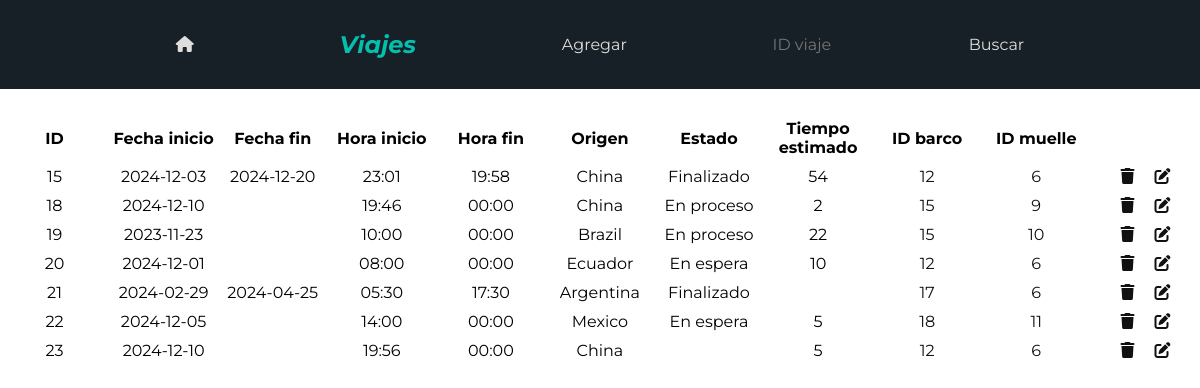
Page /views/viaje.php (signed in) on the committed database.
### tables this page shows
CREATE TABLE `viaje` (
  `id_viaje` int(11) NOT NULL,
  `fecha_inicio_viaje` date DEFAULT NULL,
  `fecha_fin_viaje` date DEFAULT NULL,
  `hora_inicio_viaje` time(6) DEFAULT NULL,
  `hora_fin_viaje` time(6) DEFAULT NULL,
  `origen_viaje` varchar(30) DEFAULT NULL,
  `estado_viaje` varchar(20) DEFAULT NULL,
  `tiempo_estimado_viaje` varchar(10) DEFAULT NULL,
  `id_barco` int(11) DEFAULT NULL,
  `id_muelle` int(11) DEFAULT NULL
);

### views/viaje.php (the view, shortened to what this page needs)
<?php
$con = connection();
if($_SESSION["tipo"]=="trabajador"){
    $sql1 = "SELECT * FROM viaje".(isset($_GET["id"]) ? " WHERE id_viaje = {$_GET["id"]}":"");
}
$viaje = $con->query($sql1);
?>
<!DOCTYPE html>
<html lang="es">
<head>
    <link rel="stylesheet" href="../css/styles.css">
</head>
<body>
    <header class="header header--text-white header--color-blue header--title-blue">
        <a href="index.php"><i class="fa-solid fa-house"></i></a>
        <?php if($_SESSION["tipo"]=="trabajador"): ?>
            <h2>Viajes</h2>
            <ul>
                <li><a href="agregar_viaje.php">Agregar</a></li>
            </ul>
        <?php else: ?>
            <h2>Mis viajes</h2>
        <?php endif; ?>
            <form action="../php/viaje/buscar_viaje.php" method="POST">
                <input id="id_buscar_viaje" name="id_buscar_viaje" type="number" placeholder="ID viaje">
                <input value="Buscar" type="submit">
            </form>
    </header>
    <table class="table">
        <thead>
            <th>ID</th>
            <th>Fecha inicio</th>
            <th>Fecha fin</th>
            <th>Hora inicio</th>
            <th>Hora fin</th>
            <th>Origen</th>
            <th>Estado</th>
            <th>Tiempo estimado</th>
            <th>ID barco</th>
            <th>ID muelle</th>
        </thead>
        <tbody>
        <?php
            while($fila = $viaje->fetch_assoc()){
                $hora_inicio = date("H:i", strtotime($fila["hora_inicio_viaje"]));
                $hora_fin = date("H:i", strtotime($fila["hora_fin_viaje"]));
                echo "
                <tr>
                    <td>{$fila["id_viaje"]}</td>
                    <td>{$fila["fecha_inicio_viaje"]}</td>
                    <td>{$fila["fecha_fin_viaje"]}</td>
                    <td>{$hora_inicio}</td>
                    <td>{$hora_fin}</td>
                    <td>{$fila["origen_viaje"]}</td>
                    <td>{$fila["estado_viaje"]}</td>
                    <td>{$fila["tiempo_estimado_viaje"]}</td>".($_SESSION["tipo"]=="trabajador" ?
                    "
                    <td><a href='barco.php?id={$fila["id_barco"]}'>{$fila["id_barco"]}</a></td>
                    <td><a href='muelle.php?id={$fila["id_muelle"]}'>{$fila["id_muelle"]}</a></td>
                    <td><a href='eliminar_viaje.php?id={$fila["id_viaje"]}'><i class='fa-solid fa-trash'></i></a><a href='editar_viaje.php?id={$fila["id_viaje"]}'><i class='fa-solid fa-pen-to-square'></i></a></td>
                </tr>
                    " : "
                    <td>{$fila["id_barco"]}</td>
                    <td>{$fila["id_muelle"]}</td>
                </tr>
                    ");
            }
        ?>
        </tbody>
    </table>
</body>
</html>

### css/styles.css (style rules this page uses)
* { margin: 0; padding: 0; box-sizing: border-box; font-family: Montserrat; }
.header { display: flex; justify-content: space-evenly; align-items: center; flex-wrap: wrap; padding: 30px; }
.header h2 { font-style: italic; }
.header ul { display: flex; flex-wrap: wrap; gap: 20px; list-style: none; }
.header a { text-decoration: none; }
.header input { all: unset; }
.header--text-white * { color: #ddd; }
.header--color-blue { background-color: #172026; }
.header--title-blue h2 { color: #04BFAD }
.table { border-spacing: 0 10px; text-align: center; table-layout: fixed; width: 100%; margin-top: 20px; }
.table a { color: #111; text-decoration: none; margin: 0 10px; }

### rows in the picture
viaje: id_viaje "15", fecha_inicio_viaje "2024-12-03", fecha_fin_viaje "2024-12-20", hora_inicio_viaje "23:01", hora_fin_viaje "19:58", origen_viaje "China", estado_viaje "Finalizado", tiempo_estimado_viaje "54", id_barco "12", id_muelle "6"
viaje: id_viaje "18", fecha_inicio_viaje "2024-12-10", hora_inicio_viaje "19:46", hora_fin_viaje "00:00", origen_viaje "China", estado_viaje "En proceso", tiempo_estimado_viaje "2", id_barco "15", id_muelle "9"
viaje: id_viaje "19", fecha_inicio_viaje "2023-11-23", hora_inicio_viaje "10:00", hora_fin_viaje "00:00", origen_viaje "Brazil", estado_viaje "En proceso", tiempo_estimado_viaje "22", id_barco "15", id_muelle "10"
viaje: id_viaje "20", fecha_inicio_viaje "2024-12-01", hora_inicio_viaje "08:00", hora_fin_viaje "00:00", origen_viaje "Ecuador", estado_viaje "En espera", tiempo_estimado_viaje "10", id_barco "12", id_muelle "6"
viaje: id_viaje "21", fecha_inicio_viaje "2024-02-29", fecha_fin_viaje "2024-04-25", hora_inicio_viaje "05:30", hora_fin_viaje "17:30", origen_viaje "Argentina", estado_viaje "Finalizado", id_barco "17", id_muelle "6"
viaje: id_viaje "22", fecha_inicio_viaje "2024-12-05", hora_inicio_viaje "14:00", hora_fin_viaje "00:00", origen_viaje "Mexico", estado_viaje "En espera", tiempo_estimado_viaje "5", id_barco "18", id_muelle "11"
viaje: id_viaje "23", fecha_inicio_viaje "2024-12-10", hora_inicio_viaje "19:56", hora_fin_viaje "00:00", origen_viaje "China", tiempo_estimado_viaje "5", id_barco "12", id_muelle "6"
